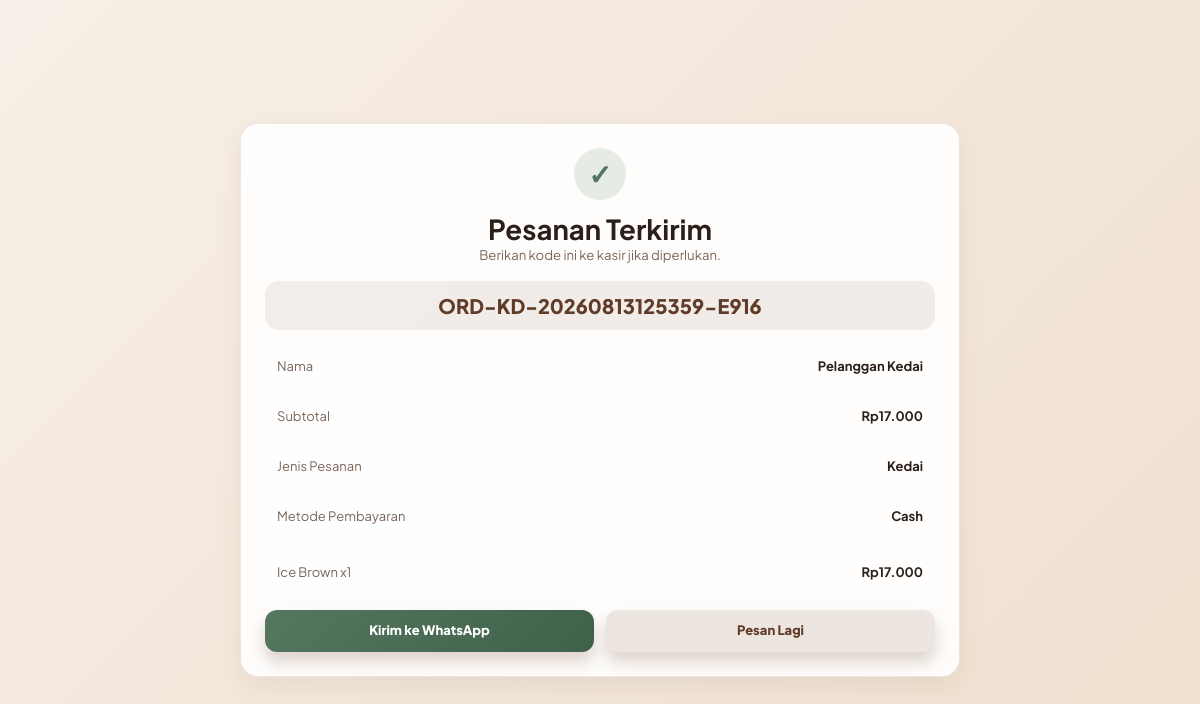
Page /pemesanan/sukses.php?id=61 on the committed database.
### tables this page shows
CREATE TABLE `pesanan` (
  `id` int(11) NOT NULL AUTO_INCREMENT,
  `kode_pesanan` varchar(30) NOT NULL,
  `nama_pelanggan` varchar(120) NOT NULL,
  `nomor_wa` varchar(30) DEFAULT NULL,
  `metode_pembayaran` enum('Cash','QRIS') NOT NULL DEFAULT 'Cash',
  `sumber_pesanan` varchar(40) NOT NULL DEFAULT 'QR Menu',
  `catatan` text DEFAULT NULL,
  `status` enum('Menunggu','Diproses','Selesai','Dibatalkan') NOT NULL DEFAULT 'Menunggu',
  `subtotal` decimal(12,2) NOT NULL DEFAULT 0.00,
  `bayar` decimal(12,2) NOT NULL DEFAULT 0.00,
  `kembalian` decimal(12,2) NOT NULL DEFAULT 0.00,
  `transaksi_id` int(11) DEFAULT NULL,
  `selesai_at` datetime DEFAULT NULL,
  `created_at` timestamp NOT NULL DEFAULT current_timestamp(),
  `updated_at` timestamp NOT NULL DEFAULT current_timestamp() ON UPDATE current_timestamp(),
  PRIMARY KEY (`id`),
  UNIQUE KEY `kode_pesanan` (`kode_pesanan`)
);

CREATE TABLE `pesanan_detail` (
  `id` int(11) NOT NULL AUTO_INCREMENT,
  `pesanan_id` int(11) NOT NULL,
  `menu_id` int(11) NOT NULL,
  `nama_menu` varchar(160) NOT NULL,
  `harga_satuan` decimal(12,2) NOT NULL DEFAULT 0.00,
  `qty` int(11) NOT NULL DEFAULT 1,
  `subtotal` decimal(12,2) NOT NULL DEFAULT 0.00,
  `created_at` timestamp NOT NULL DEFAULT current_timestamp(),
  PRIMARY KEY (`id`),
  KEY `pesanan_id` (`pesanan_id`),
  CONSTRAINT `fk_pesanan_detail_pesanan` FOREIGN KEY (`pesanan_id`) REFERENCES `pesanan` (`id`) ON DELETE CASCADE
);

### pemesanan/sukses.php (the view, shortened to what this page needs)
<?php
$pesanan_id = isset($_GET['id']) ? (int) $_GET['id'] : 0;
$pesanan_query = mysqli_query($conn, "
    SELECT *
    FROM pesanan
    WHERE id = $pesanan_id
");
$pesanan = mysqli_fetch_assoc($pesanan_query);
$detail_query = mysqli_query($conn, "
    SELECT *
    FROM pesanan_detail
    WHERE pesanan_id = $pesanan_id
    ORDER BY id ASC
");
$details = [];
while ($row = mysqli_fetch_assoc($detail_query)) {
    $details[] = $row;
}
function formatRupiahOrder($number) {
    return 'Rp' . number_format($number, 0, ',', '.');
}
$message_lines = [
    'Halo Olbeemi, saya sudah membuat pesanan.',
    '',
    'Kode: ' . $pesanan['kode_pesanan'],
    'Nama: ' . $pesanan['nama_pelanggan'],
    'Jenis Pesanan: ' . (($pesanan['sumber_pesanan'] ?? 'QR Menu') === 'Kedai' ? 'Kedai' : 'Pemesanan online'),
    'Metode Pembayaran: ' . ($pesanan['metode_pembayaran'] ?? 'Cash'),
];
$message_lines[] = '';
$message_lines[] = 'Detail Pesanan:';
foreach ($details as $idx => $detail) {
    $message_lines[] =
        ($idx + 1) . '. ' .
        $detail['nama_menu'] .
        ' x' . (int) $detail['qty'] .
        ' - ' . formatRupiahOrder($detail['subtotal']);
}
$message_lines[] = '';
$message_lines[] = 'Subtotal: ' . formatRupiahOrder($pesanan['subtotal']);
$wa_text = rawurlencode(implode("\n", $message_lines));
$wa_target = preg_replace('/\D/', '', $store_whatsapp_number ?? '');
$wa_link = $wa_target
    ? "https://wa.me/$wa_target?text=$wa_text"
    : "https://wa.me/?text=$wa_text";
?>
<!DOCTYPE html>
<html lang="id">
<head>
    <link rel="stylesheet" href="../css/pemesanan.css">
</head>
<body class="public-order-body">
    <main class="success-page">
        <section class="success-card">
            <span class="success-mark">✓</span>
            <h1>Pesanan Terkirim</h1>
            <p>Berikan kode ini ke kasir jika diperlukan.</p>
            <div class="order-code">
                <?= htmlspecialchars($pesanan['kode_pesanan']) ?>
            </div>
            <div class="success-summary">
                <div>
                    <span>Nama</span>
                    <strong><?= htmlspecialchars($pesanan['nama_pelanggan']) ?></strong>
                </div>
                <div>
                    <span>Subtotal</span>
                    <strong><?= formatRupiahOrder($pesanan['subtotal']) ?></strong>
                </div>
                <div>
                    <span>Jenis Pesanan</span>
                    <strong><?= htmlspecialchars(($pesanan['sumber_pesanan'] ?? 'QR Menu') === 'Kedai' ? 'Kedai' : 'Pemesanan online') ?></strong>
                </div>
                <div>
                    <span>Metode Pembayaran</span>
                    <strong><?= htmlspecialchars($pesanan['metode_pembayaran'] ?? 'Cash') ?></strong>
                </div>
            </div>
            <div class="success-items">
                <?php foreach ($details as $detail): ?>
                    <div>
                        <span>
                            <?= htmlspecialchars($detail['nama_menu']) ?>
                            x<?= (int) $detail['qty'] ?>
                        </span>
                        <strong><?= formatRupiahOrder($detail['subtotal']) ?></strong>
                    </div>
                <?php endforeach; ?>
            </div>
            <div class="success-actions">
                <a href="<?= htmlspecialchars($wa_link) ?>" class="btn-wa" target="_blank" rel="noopener">
                    Kirim ke WhatsApp
                </a>
                <a href="index.php" class="btn-order-back">
                    Pesan Lagi
                </a>
            </div>
        </section>
    </main>
</body>
</html>

### css/pemesanan.css (style rules this page uses)
body { min-height: 100vh; }
body.public-order-body { display: block; overflow-x: hidden; overflow-y: auto; scrollbar-gutter: stable; background: linear-gradient(135deg, #f7efe7 0%, #efe0cf 100%); }
.order-header, .order-toolbar, .order-cart, .success-card, .order-detail-card, .order-summary-grid > div, .order-summary-grid > a { background: rgba(255, 255, 255, 0.9); border: 1px solid rgba(138, 90, 59, 0.14); border-radius: 18px; box-shadow: 0 8px 18px rgba(95, 59, 40, 0.07); backdrop-filter: blur(14px); }
.menu-info button, .btn-submit-order, .btn-wa, .btn-order-back { display: inline-flex; align-items: center; justify-content: center; width: 100%; min-height: 42px; padding: 10px 14px; border: none; border-radius: 12px; background: linear-gradient(135deg, #8a5a3b 0%, #6b3f25 100%); color: white; cursor: pointer; font-weight: 800; line-height: 1.2; text-align: center; text-decoration: none; white-space: nowrap; transition: transform 0.2s ease, box-shadow 0.2s ease, opacity 0.2s ease; box-shadow: 0 10px 16px rgba(107, 63, 37, 0.22); }
.menu-info button, .btn-wa, .btn-order-back { display: inline-flex; align-items: center; justify-content: center; }
.success-page { width: min(720px, calc(100% - 28px)); min-height: 100vh; margin: 0 auto; display: grid; place-items: center; padding: 24px 0; }
.success-card { width: 100%; padding: 24px; text-align: center; box-shadow: var(--shadow); }
.success-mark { display: inline-grid; place-items: center; width: 52px; height: 52px; margin-bottom: 12px; border-radius: 999px; background: var(--success-soft); color: var(--success); font-size: 28px; font-weight: 700; }
.order-code { margin: 16px auto; padding: 12px 16px; border-radius: var(--radius-md); background: var(--primary-soft); color: var(--primary-dark); font-size: 20px; font-weight: 800; }
.success-summary, .success-items { display: grid; gap: 10px; margin-top: 16px; text-align: left; }
.success-summary div, .success-items div { display: flex; justify-content: space-between; gap: 14px; padding: 12px; border-radius: var(--radius-md); background: rgba(255,255,255,0.48); }
.success-summary span, .success-items span { color: var(--muted); }
.success-actions { display: grid; grid-template-columns: 1fr 1fr; gap: 12px; margin-top: 18px; }
.btn-order-back { background: rgba(138, 90, 59, 0.14); color: var(--primary-dark); }
.btn-wa { background: linear-gradient(135deg, var(--success), #3f6049); }
@media (min-width: 981px) and (max-height: 820px) { body.public-order-body { overflow-y: auto; } }

### css/style.css (style rules this page uses)
:root { --bg-main: #eee4da; --bg-secondary: #dcc6af; --surface: rgba(255, 251, 247, 0.88); --surface-soft: rgba(255, 248, 242, 0.68); --surface-glass: rgba(255, 250, 245, 0.72); --surface-raised: #fffdf9; --border: rgba(95, 59, 40, 0.13); --primary: #8a5a3b; --primary-dark: #5f3b28; --primary-soft: rgba(138, 90, 59, 0.10); --text: #2b1f19; --muted: #7b6659; --text-muted: var(--muted); --caption: #9c8778; --danger: #c96a52; --danger-soft: rgba(201, 106, 82, 0.14); --success: #56775f; --success-soft: rgba(86, 119, 95, 0.14); --shadow-sm: 0 4px 12px rgba(95, 59, 40, 0.06); --shadow: 0 10px 24px rgba(95, 59, 40, 0.08); --shadow-lg: 0 18px 36px rgba(95, 59, 40, 0.12); --radius-sm: 10px; --radius-md: 14px; --radius-lg: 18px; --space-xs: 8px; --space-sm: 12px; --space-md: 16px; --space-lg: 24px; --space-xl: 32px; --control-height: 44px; --focus-ring: 0 0 0 4px rgba(138, 90, 59, 0.12); }
* { margin: 0; padding: 0; box-sizing: border-box; }
*::before, *::after { box-sizing: border-box; }
html, body { height: 100%; }
body { font-family: 'Plus Jakarta Sans', sans-serif; color: var(--text); background: radial-gradient(circle at 88% 8%, rgba(255,255,255,0.58), transparent 25%), radial-gradient(circle at 12% 92%, rgba(138,90,59,0.08), transparent 32%), linear-gradient(135deg, var(--bg-main), var(--bg-secondary)); min-height: 100vh; display: flex; overflow: hidden; }
h1 { font-size: clamp(22px, 2.3vw, 28px); font-weight: 700; line-height: 1.2; }
p { font-size: clamp(13px, 1.1vw, 14px); color: var(--muted); line-height: 1.5; }
a { color: inherit; text-decoration: none; }
@media (min-width: 1101px) and (max-width: 1300px) and (max-height: 900px) { body { font-size: 13px; } }
@media (min-width: 901px) { body { overflow: auto; } }

### rows in the picture
pesanan: kode_pesanan "ORD-KD-20260813125359-E916", nama_pelanggan "Pelanggan Kedai", subtotal "Rp17.000", sumber_pesanan "Kedai", metode_pembayaran "Cash"
pesanan_detail: nama_menu "Ice Brown", qty "1", subtotal "Rp17.000"
